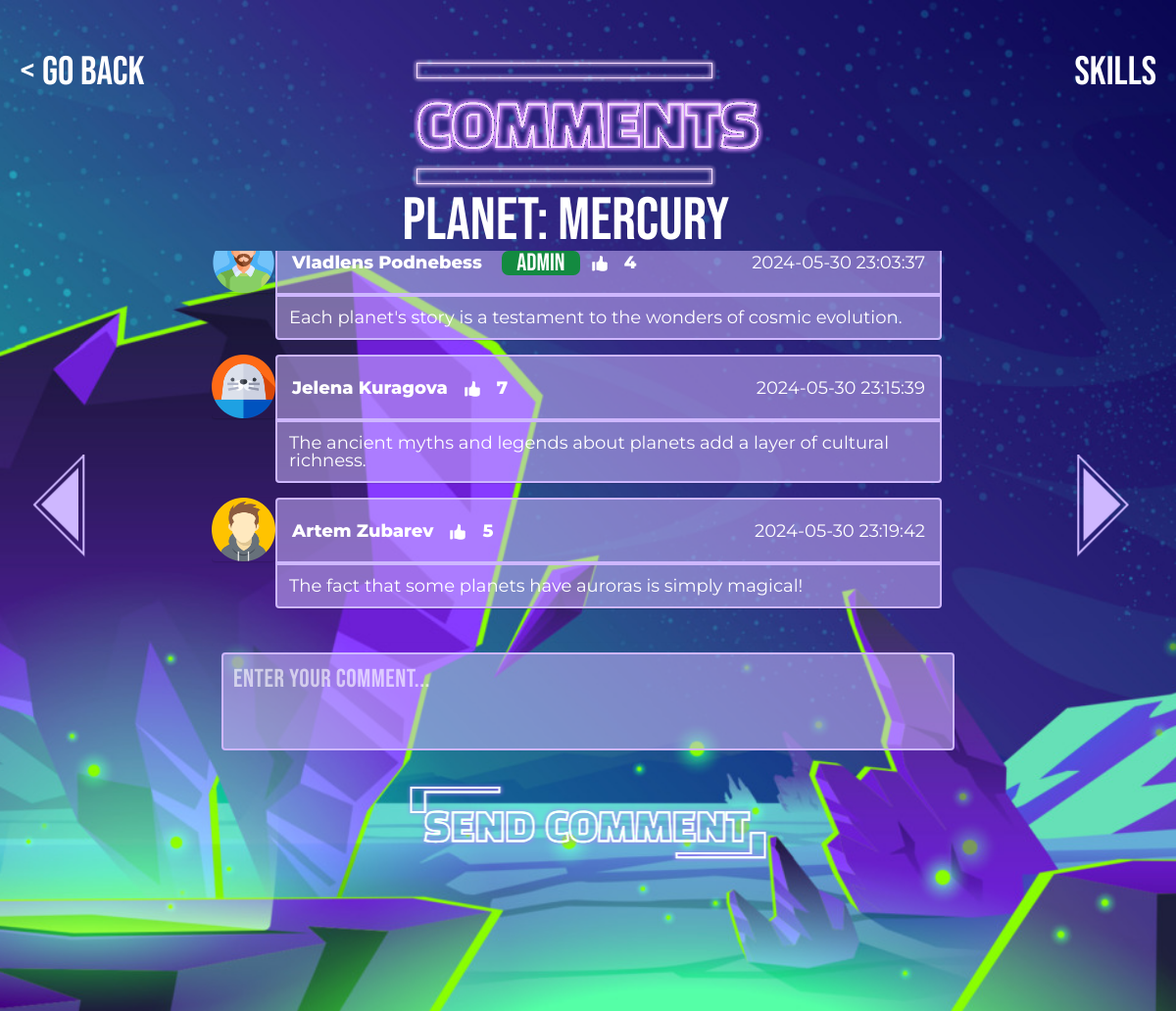
Screenshot of /php/comments/index.php with the database file from the repository.
### tables this page shows
CREATE TABLE IF NOT EXISTS `comments` (
  `ID_Comments` int NOT NULL AUTO_INCREMENT,
  `Comments_Users` int NOT NULL,
  `Date` datetime NOT NULL,
  `Text` text NOT NULL,
  `Comments_Cosmic-objects` int NOT NULL,
  `Likes` int unsigned NOT NULL DEFAULT '0',
  PRIMARY KEY (`ID_Comments`),
  KEY `FK_Comments_Users` (`Comments_Users`),
  KEY `FK_Comments_Cosmic-objects` (`Comments_Cosmic-objects`),
  CONSTRAINT `FK_Comments_Cosmic-objects` FOREIGN KEY (`Comments_Cosmic-objects`) REFERENCES `cosmic-objects` (`ID_Cosmic-objects`),
  CONSTRAINT `FK_Comments_Users` FOREIGN KEY (`Comments_Users`) REFERENCES `users` (`ID_users`)
);

CREATE TABLE IF NOT EXISTS `users` (
  `ID_users` int NOT NULL AUTO_INCREMENT,
  `Name` varchar(50) NOT NULL,
  `Surname` varchar(50) NOT NULL,
  `Email` varchar(50) NOT NULL,
  `Birthdate` date NOT NULL,
  `Password` varchar(50) NOT NULL,
  `Avatar` blob,
  `Admin` int NOT NULL DEFAULT '0',
  PRIMARY KEY (`ID_users`) USING BTREE
);

### php/comments/comments.php (called while the page is built, shortened)
<?php
require_once $_SERVER['DOCUMENT_ROOT'] . '/php/db.php';
$cosmicObjectId = isset($_GET['id']) ? intval($_GET['id']) : 1;
$objectClass = isset($_GET['class']) ? intval($_GET['class']) : 1;
$sqlObject = "
    SELECT `Name`, (SELECT `Name` FROM `object-class` WHERE `ID_Object-class` = `Cosmic-objects_object-class`) AS `Class`
    FROM `cosmic-objects`
    WHERE `ID_Cosmic-objects` = ?";
$stmtObject = $conn->prepare($sqlObject);
$stmtObject->bind_param("i", $cosmicObjectId);
$stmtObject->execute();
$resultObject = $stmtObject->get_result();
$cosmicObject = $resultObject->fetch_assoc();
$sqlPlanets = "
    SELECT `ID_Cosmic-objects`, `Name`
    FROM `cosmic-objects`
    WHERE `Cosmic-objects_object-class` = ?
    ORDER BY `ID_Cosmic-objects` ASC";
$stmtPlanets = $conn->prepare($sqlPlanets);
$stmtPlanets->bind_param("i", $objectClass);
$stmtPlanets->execute();
$resultPlanets = $stmtPlanets->get_result();
$planets = [];
if ($resultPlanets->num_rows > 0) {
    while ($row = $resultPlanets->fetch_assoc()) {
        $planets[] = $row;
    }
}
$currentIndex = array_search($cosmicObjectId, array_column($planets, 'ID_Cosmic-objects'));
$prevIndex = $currentIndex - 1 >= 0 ? $currentIndex - 1 : count($planets) - 1;
$nextIndex = $currentIndex + 1 < count($planets) ? $currentIndex + 1 : 0;
$prevPlanet = $planets[$prevIndex];
$nextPlanet = $planets[$nextIndex];
$sqlComments = "
    SELECT comments.ID_Comments, comments.Text, comments.Date, users.Name, users.Surname, users.Avatar, users.Admin, comments.Likes
    FROM comments
    JOIN users ON comments.Comments_Users = users.ID_Users
    WHERE comments.`Comments_Cosmic-objects` = ?
    ORDER BY comments.Date DESC";
$stmtComments = $conn->prepare($sqlComments);
$stmtComments->bind_param("i", $cosmicObjectId);
$stmtComments->execute();
$resultComments = $stmtComments->get_result();
$comments = [];
if ($resultComments->num_rows > 0) {
    while($row = $resultComments->fetch_assoc()) {
        $comments[] = $row;
    }
}
?>

### php/comments/index.php (the view, shortened to what this page needs)
<!DOCTYPE html>
<html lang="en">
<head>
    <link rel="stylesheet" href="/css/reset.css">
    <link rel="stylesheet" href="/css/style.css">
    <link rel="stylesheet" href="/css/transitions.css">
</head>
<body>
    <?php include('comments.php'); ?>
    <header class="header">
        <div class="wrapper">
            <div class="header_wrapper">
                <div class="header_logo">
                    <a href="javascript:history.back()" class="header_logo">&lt; Go back</a>
                </div>
                <nav class="header_nav">
                    <ul class="nav_list">
                        <li class="header_item"><a href="/html/skills.html" class="header_link">Skills</a></li>
                    </ul>
                </nav>
            </div>
        </div>
    </header>
    <div class="comments-intro">
        <img src="/img/svg/press-scroll.svg" alt="press and scroll" class="press-button">
        <img src="/img/svg/comments-logo.svg" alt="skills" class="comments-logo">
        <div class="navigation-buttons">
            <a href="index.php?id=<?php echo $prevPlanet['ID_Cosmic-objects']; ?>&class=<?php echo $objectClass; ?>">
                <img src="/img/svg/arrow-left.svg" alt="Previous" class="prev-button">
            </a>
            <a href="index.php?id=<?php echo $nextPlanet['ID_Cosmic-objects']; ?>&class=<?php echo $objectClass; ?>">
                <img src="/img/svg/arrow-right.svg" alt="Next" class="next-button">
            </a>
        </div>
        <div class="object-info">
            <p><?php echo $cosmicObject['Class'] . ": " . $cosmicObject['Name']; ?></p>
        </div>
        <div class="comments-container">
            <ul id="comments-list" class="comments-list">
                <?php foreach ($comments as $comment): ?>
                <li>
                    <div class="comment-main-level">
                        <div class="comment-avatar"><img src="<?php echo $comment['Avatar']; ?>" alt=""></div>
                        <div class="comment-box">
                            <div class="comment-head">
                                <div class="comment-name-container">
                                    <h1 class="comment-name"><?php echo $comment['Name'] . ' ' . $comment['Surname']; ?></h1>
                                    <?php if ($comment['Admin'] == 1): ?>
                                        <div class="comments user_status" name="Admin">Admin</div>
                                    <?php endif; ?>
                                    <div class="like-container" data-comment-id="<?php echo $comment['ID_Comments']; ?>">
                                        <button class="like-button" type="button" style="background: none; border: none;">
                                            <img src="/img/profile/icons-profile/like-before.png" alt="Like" class="like-icon" data-liked="false">
                                        </button>
                                        <span class="like-count"><?php echo $comment['Likes']; ?></span>
                                    </div>
                                </div>
                                <span><?php echo $comment['Date']; ?></span>
                            </div>
                            <div class="comment-content">
                                <?php echo $comment['Text']; ?>
                            </div>
                        </div>
                    </div>
                </li>
                <?php endforeach; ?>
            </ul>
            <div class="comment-form">
                <form id="commentForm" action="comments.php" method="POST">
                    <textarea name="comment" type="text" placeholder="Enter your comment..." rows="4" cols="50"></textarea><br>
                    <div class="button submit-comment">
                        <button type="submit" style="background-color: transparent; border: none;">
                        <img src="/img/svg/comments-button.svg" alt="send comment">
                        </button>
                    </div>
                </form>
            </div>
        </div>
    </div>
</body>
</html>

### css/transitions.css (style rules this page uses)
.header_item, .header_logo { transition: transform 0.3s ease; }
.open-button, .submit-request-bar, .skills-button, .container, .prev-button, .next-button, .submit-comment, .delete-button, .analytics-logo { animation: fadeIn 3s forwards; }
.main-image, .press-button, .contact-logo, .skills-logo, .skills-name, .login-logo, .profile-logo, .cosmic-clasroom-logo, .planets-logo, .stellars-logo, .calendars-logo, .comments-logo, .admin-logo, .manage-objects-logo { opacity: 0; transform: translateY(10px) translateX(-50%); animation: fadeInUp 1s forwards ease, slideInCenter 1s forwards ease; left: 50%; }
.press-button { animation-delay: 0.6s; }
.comments-logo { animation-delay: 0.2s; }
.header_link, .main-name, .planet-stat, .stellar-stat { transition: opacity 0.4s ease; }

### rows the page displays
cosmic-objects: Name "Mercury"
comments: Comments_Users.Avatar (picture), Comments_Users.Name "Artem", Comments_Users.Surname "Zubarev", Likes "5", Date "2024-05-30 23:19:42", Text "The fact that some planets have auroras is simply magical!"
comments: Comments_Users.Avatar (picture), Comments_Users.Name "Jelena", Comments_Users.Surname "Kuragova", Likes "7", Date "2024-05-30 23:15:39", Text "The ancient myths and legends about planets add a layer of cultural richness."
comments: Comments_Users.Avatar (picture), Comments_Users.Name "Vladlens", Comments_Users.Surname "Podnebess", shows "Admin", Likes "4", Date "2024-05-30 23:03:37", Text "Each planet's story is a testament to the wonders of cosmic evolution."

### other values shown
$cosmicObject['Class'] "Planet"
